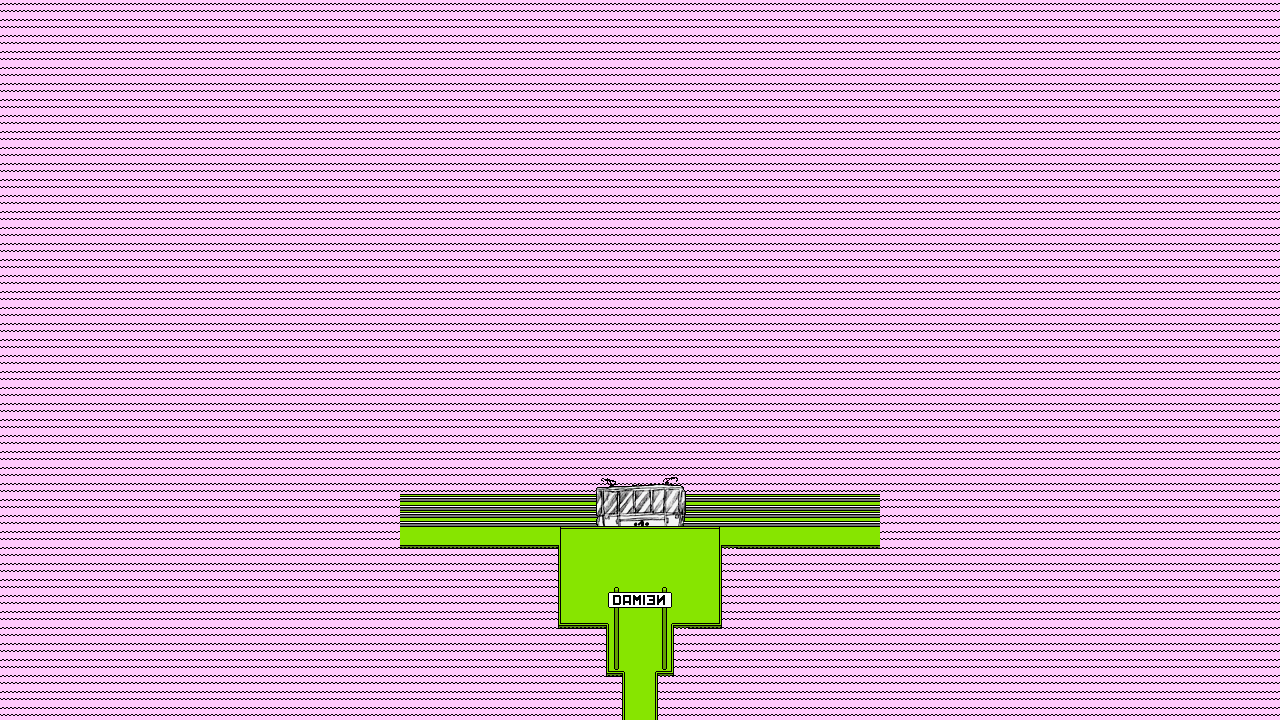

Below is a game level as drawn by its tile map, then a one-line description and the .tmx that defines it (tile-layer data replaced by summaries):
An orthogonal 80x45 tile map with 16x16 px tiles, 6 tile layers (water, SueloDown, Railes, Tren, ...), 1 hidden layer not drawn, 2 tilesets and 9 objects (2x arrow, 2x entrance, 2x uppermines, w, damienspwnfromuppermines, ...).

<map version="1.10" tiledversion="1.10.1" orientation="orthogonal" renderorder="left-up" width="80" height="45" tilewidth="16" tileheight="16" infinite="0" nextlayerid="14" nextobjectid="10">
 <tileset firstgid="1" source="Tilesets Zone1-export.tsx" />
 <tileset firstgid="571" source="tiles.tsx" />
 <layer id="1" name="water" width="80" height="45">
  <properties>
   <property name="animated" type="bool" value="true" />
   <property name="nocollide" value="true" />
   <property name="tilesheet" value="Tilesets Zone1-export" />
  </properties>
  <data>[3600 cells, 3600 non-empty, 1 distinct tile ids]</data>
 </layer>
 <layer id="7" name="SueloDown" width="80" height="45">
  <properties>
   <property name="nocollide" value="true" />
   <property name="tilesheet" value="Tilesets Zone1-export" />
  </properties>
  <data>[3600 cells, 134 non-empty, 5 distinct tile ids]</data>
 </layer>
 <layer id="8" name="Railes" width="80" height="45" locked="1">
  <properties>
   <property name="nocollide" value="true" />
   <property name="tilesheet" value="Tilesets Zone1-export" />
  </properties>
  <data>[3600 cells, 60 non-empty, 1 distinct tile ids]</data>
 </layer>
 <layer id="9" name="Tren" width="80" height="45">
  <properties>
   <property name="nocollide" value="true" />
   <property name="tilesheet" value="Tilesets Zone1-export" />
  </properties>
  <data>[3600 cells, 30 non-empty, 30 distinct tile ids]</data>
 </layer>
 <layer id="10" name="Suelo" width="80" height="45">
  <properties>
   <property name="nocollide" value="true" />
   <property name="tilesheet" value="Tilesets Zone1-export" />
  </properties>
  <data>[3600 cells, 117 non-empty, 19 distinct tile ids]</data>
 </layer>
 <layer id="11" name="Damien" width="80" height="45">
  <properties>
   <property name="abovePlayer" value="true" />
   <property name="nocollide" value="true" />
   <property name="tilesheet" value="Tilesets Zone1-export" />
  </properties>
  <data>[3600 cells, 14 non-empty, 7 distinct tile ids]</data>
 </layer>
 <layer id="12" name="collisions" width="80" height="45" visible="0">
  <properties>
   <property name="invisible" value="true" />
   <property name="tilesheet" value="tiles" />
  </properties>
  <data>[3600 cells, 44 non-empty, 1 distinct tile ids]</data>
 </layer>
 <objectgroup id="13" name="objects">
  <object id="1" name="arrow" x="610" y="489" width="16" height="21" />
  <object id="3" name="arrow" x="657" y="489" width="16" height="21" />
  <object id="4" name="entrance" x="656" y="528" width="16" height="16" />
  <object id="5" name="entrance" x="608" y="528" width="16" height="16" />
  <object id="2" name="w" x="640.333" y="550.333" width="8.33333" height="8.66667" />
  <object id="6" name="uppermines" type="uppermines" x="624" y="704" width="16" height="16">
   <properties>
    <property name="nextSpawn" type="int" value="10" />
    <property name="warpsTo" value="level2-uppermines" />
   </properties>
  </object>
  <object id="7" name="uppermines" type="uppermines" x="640" y="704" width="16" height="16">
   <properties>
    <property name="nextSpawn" type="int" value="10" />
    <property name="warpsTo" value="level2-uppermines" />
   </properties>
  </object>
  <object id="8" name="damienspwnfromuppermines" type="damienspwnfromuppermines" x="640" y="688" width="16" height="16" />
  <object id="9" name="batentrance" x="624" y="528" width="16" height="16" />
 </objectgroup>
</map>
